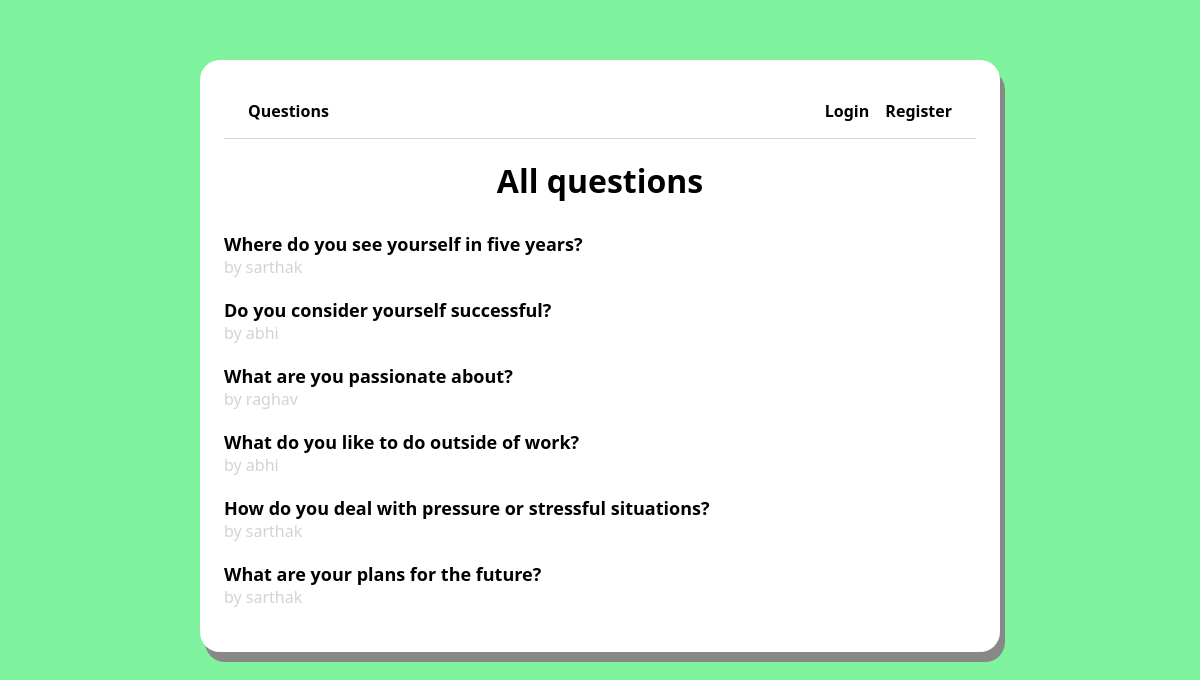
The app's page /index/ with its own data.
### user/models.py (models this page shows, shortened)
class Question(models.Model):
    author= models.ForeignKey(User,null=False, on_delete=models.CASCADE)
    title=models.CharField(max_length=200, null=False)
    body= models.TextField(null=False)
    created_at=models.DateTimeField(auto_now_add=True)
    max_score=models.FloatField(default=100)

### user/views.py (the view)
# urls.py: path('', views.homePage , name='index'),
def homePage(request):
    questions= Question.objects.all().order_by('-created_at')
    context={
        'questions':questions
    }
    return render(request,'index.html',context)

### templates/index.html
{% extends 'layout/page.html' %}
{% block content %}
<div class="page">
<h1 class="title">All questions</h1>
{% for question in questions %}
<div class="question-list-item">
  <a href="{% url 'question' question.id %}">
    <p class="question-list-item-title">
      {{question.title}}
    </p>
    <p class="question-list-item-author">
      by {{question.author.username}}
    </p>
  </a>
</div>
{% endfor %}
</div>
{% endblock %}

### templates/layout/page.html (shortened to what this page needs)
{% load static %}
<!DOCTYPE html>
<html lang="en" dir="ltr">
  <head>
    <link rel="stylesheet" type="text/css" href="{% static 'css/style.css' %}?{% now "U" %}"/>
  </head>
  <body>
    <div class="main">
    {% include 'navbar.html' %}
    {% block content %}
    {% endblock %}
    </div>
  </body>
</html>

### templates/navbar.html
<nav class="navbar">
    <div class="main-menu">
      <ul>
        <li><a href="{% url 'index' %}">Questions</a></li>
      </ul>
    </div>
    <div class="user-menu">
      <ul>
        {% if user.is_authenticated %}
        <li><a href="{% url 'score' %}">Scores</a></li>
        <li><a href="{% url 'logout' %}">Logout</a></li>
        {% else %}
        <li><a href="{% url 'login' %}">Login</a></li>
        <li><a href="{% url 'register' %}">Register</a></li>
        {% endif %}
      </ul>
    </div>
  </nav>

### static/css/style.css (style rules this page uses)
html, body { font-family: Segoe UI; background-color: #7ef29d; }
*, *::after, *::before { box-sizing: border-box; }
a { text-decoration: none; }
ul { list-style: none; padding: 0; }
.main { max-width: 800px; margin: 60px auto; padding: 24px; border-radius: 20px; background-color: white; box-shadow: 5px 10px #888888; }
.navbar { display: flex; flex-direction: row; justify-content: space-between; padding: 0 24px; border-bottom: 1px solid lightgray; }
.user-menu ul li a, .main-menu ul li a { color: black; font-weight: 700; }
.user-menu ul li { display: inline; margin-left: 12px; }
.page { display: flex; flex-direction: column; }
.title { margin: 20px auto 30px auto; font-weight: 900; }
.question-list-item { margin-bottom: 20px; }
.question-list-item-title { color: black; font-size: 18px; font-weight: 900; margin: 0 }
.question-list-item-author { color: lightgray; margin: 0; }

### records on screen
Question: title "Where do you see yourself in five years?", author.username "sarthak"
Question: title "Do you consider yourself successful?", author.username "abhi"
Question: title "What are you passionate about?", author.username "raghav"
Question: title "What do you like to do outside of work?", author.username "abhi"
Question: title "How do you deal with pressure or stressful situations?", author.username "sarthak"
Question: title "What are your plans for the future?", author.username "sarthak"
